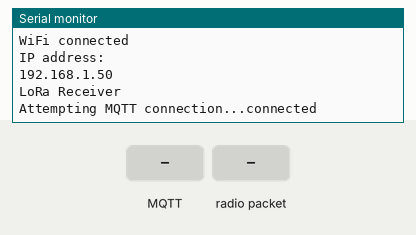
Simulated run of this sketch. Board: ESP32. On the bench: the last lines printed to the serial monitor. Inputs (shaded band) come from the test bench. WiFi joins after 1.5 s; servers stay silent unless stated; no radio packets arrive unless stated; no MQTT or app messages arrive unless stated.

Above: at 2.7 s.
2.8 s: MQTT message "esp32/output" arrives on the first subscribed topic
At 4.0 s:
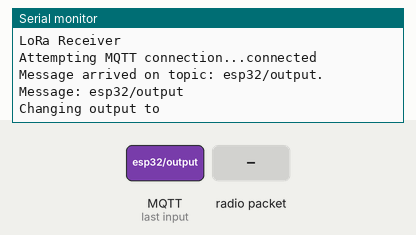
4.3 s: radio packet "esp32/output" arrives
At 5.1 s:
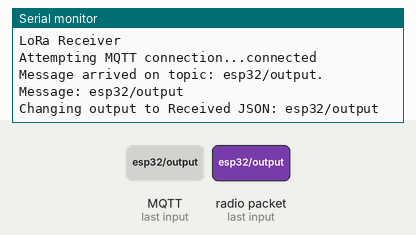
5.8 s: MQTT message "on" arrives on the first subscribed topic
At 6.2 s:
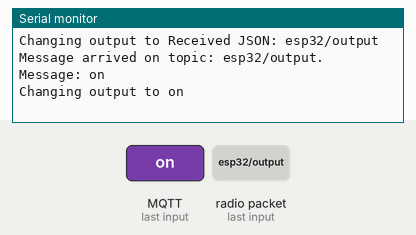
7.3 s: radio packet "on" arrives
At 8.5 s:
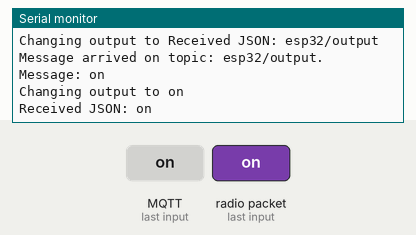
8.8 s: MQTT message "off" arrives on the first subscribed topic
At 9.7 s:
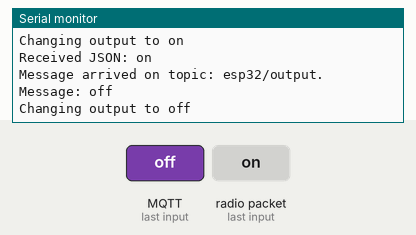
10.3 s: radio packet "off" arrives
At 10.9 s:
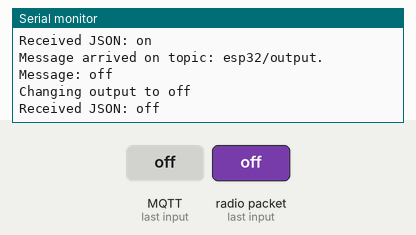

Measured:
- after the input at 2.8 s, the serial monitor: prints a new line at once (image 1)
- after the input at 4.3 s, the serial monitor: prints a new line at once (image 2)
- after the input at 5.8 s, the serial monitor: prints a new line at once (image 3)
- after the input at 7.3 s, the serial monitor: prints a new line at once (image 4)
- after the input at 8.8 s, the serial monitor: prints a new line at once (image 5)
- after the input at 10.3 s, the serial monitor: prints a new line at once (image 6)

The sketch:

recividorTBEAMmqtt.ino
```cpp
#include <ArduinoJson.h>      // Librería para manejar JSON, usada para organizar y leer datos.
#include <SPI.h>              // Protocolo de comunicación para LoRa.
#include <LoRa.h>             // Librería para manejar LoRa.
#include <WiFi.h>             // Librería para conectar el ESP32 a Wi-Fi.
#include <PubSubClient.h>     // Librería para trabajar con MQTT.
#include <Wire.h>             // Librería para comunicaciones entre dispositivos.

#define SCK 5                 // Pines para configurar el módulo LoRa.
#define MISO 19
#define MOSI 27
#define SS 18
#define RST 23
#define DIO0 26

int temp, humidity, light, airQuality, windSpeed;  // Variables para los valores de los sensores.
float pH;                                          // Variable para el pH.

const char* ssid = "iot_informatica";             // Nombre de la red Wi-Fi.
const char* password = "dragino-dragino";         // Contraseña de la red Wi-Fi.

const char* mqtt_server = "10.130.1.233";         // Dirección IP del servidor MQTT.

WiFiClient espClient;                             // Crea un objeto para la conexión Wi-Fi.
PubSubClient client(espClient);                   // Crea un cliente MQTT usando la conexión Wi-Fi.
long lastMsg = 0;                                 // Variable para manejar mensajes de tiempo.
char msg[50];                                     // Buffer para mensajes.
int value = 0;                                    // Variable temporal.
const int ledPin = 4;                             // Pin del LED que se puede controlar.

void setup() {
  Serial.begin(115200);                           // Inicia la comunicación en el puerto serie.
  setup_wifi();                                   // Llama a la función para conectar a Wi-Fi.
  client.setServer(mqtt_server, 1883);            // Configura el servidor MQTT.
  client.setCallback(callback);                   // Configura la función que se llama al recibir mensajes MQTT.
  while (!Serial);                                // Espera a que la conexión Serial esté lista.

  Serial.println("LoRa Receiver");                // Mensaje para indicar que el receptor LoRa está listo.
  LoRa.setPins(SS, RST, DIO0);                    // Configura los pines de LoRa.

  if (!LoRa.begin(915E6)) {                       // Inicia LoRa a una frecuencia de 915 MHz.
    Serial.println("Starting LoRa failed!");      // Mensaje de error si LoRa no inicia.
    while (1);                                    // Detiene el programa si hay error.
  }
}

void setup_wifi() {
  delay(10);                                      // Pausa breve.
  Serial.println();                               // Nueva línea en el monitor serie.
  Serial.print("Connecting to ");                 // Mensaje para mostrar red Wi-Fi.
  Serial.println(ssid);                           // Muestra el nombre de la red.

  WiFi.begin(ssid, password);                     // Inicia la conexión a Wi-Fi.

  while (WiFi.status() != WL_CONNECTED) {         // Espera hasta que se conecte a Wi-Fi.
    delay(500);                                   // Pausa breve mientras se conecta.
    Serial.print(".");                            // Muestra puntos mientras espera conexión.
  }

  Serial.println("");                             // Nueva línea.
  Serial.println("WiFi connected");               // Mensaje cuando está conectado.
  Serial.println("IP address: ");                 // Muestra la dirección IP obtenida.
  Serial.println(WiFi.localIP());
}

void callback(char* topic, byte* message, unsigned int length) {
  Serial.print("Message arrived on topic: ");     // Muestra el tema (topic) del mensaje recibido.
  Serial.print(topic);
  Serial.print(". Message: ");
  String messageTemp;

  for (int i = 0; i < length; i++) {              // Lee el mensaje carácter por carácter.
    Serial.print((char)message[i]);
    messageTemp += (char)message[i];              // Almacena el mensaje en una variable temporal.
  }
  Serial.println();

  if (String(topic) == "esp32/output") {          // Comprueba si el mensaje es para cambiar el LED.
    Serial.print("Changing output to ");
    if(messageTemp == "on"){                      // Si el mensaje es "on", enciende el LED.
      Serial.println("on");
      digitalWrite(ledPin, LOW);
    }
    else if(messageTemp == "off"){                // Si el mensaje es "off", apaga el LED.
      Serial.println("off");
      digitalWrite(ledPin, HIGH);
    }
  }
}

const char* mqtt_user = "esp32";                  // Usuario MQTT.
const char* mqtt_password = "esp32";              // Contraseña MQTT.
void reconnect() {
  while (!client.connected()) {                   // Mantiene la conexión a MQTT.
    Serial.print("Attempting MQTT connection...");
    if (client.connect("esp32",mqtt_user,mqtt_password)) {  // Intenta conectar.
      Serial.println("connected");                // Conectado a MQTT.
      client.subscribe("esp32/output");           // Se suscribe al tema para controlar el LED.
    } else {
      Serial.print("failed, rc=");
      Serial.print(client.state());               // Muestra el error y espera 5 segundos.
      Serial.println(" try again in 5 seconds");
      delay(5000);
    }
  }
}

void loop() {
  if (!client.connected()) {                      // Si no está conectado, intenta reconectar.
    reconnect();
  }
  client.loop();                                  // Mantiene la conexión MQTT activa.

  int packetSize = LoRa.parsePacket();            // Comprueba si llegó un paquete de datos.
  if (packetSize) {                               // Si hay un paquete de datos LoRa...
    String jsonStr;

    while (LoRa.available()) {                    // Lee los datos LoRa y los almacena como texto JSON.
      jsonStr += (char)LoRa.read();
    }
    Serial.print("Received JSON: ");
    Serial.println(jsonStr);

    StaticJsonDocument<200> lorajson;
    deserializeJson(lorajson, jsonStr);           // Convierte el texto JSON en un formato de datos.

    temp = lorajson["temp"];                      // Extrae valores de temperatura, humedad, luz, etc.
    humidity = lorajson["humidity"];
    light = lorajson["light"];
    airQuality = lorajson["airQuality"];
    windSpeed = lorajson["WindSpeed"];
    pH = lorajson["pH"];

  int* sensorValues[] = {&temp, &humidity, &light, &airQuality, &windSpeed}; // Valores enteros de sensores.
  float* intSensorValues[] = {&pH};                                         // Valor de pH.
  const char* mqttTopics[] = {"esp32/temperature","esp32/humidity","esp32/light","esp32/air_quality","esp32/wind_speed"};
  //Ciclo for para recorrer el arreglo con punteros de las valores y publicarlos en tu topic correspondiente. en este caso son los valores de tipo int
  for (int i = 0; i < sizeof(sensorValues) / sizeof(sensorValues[0]) ; i++) {
    char valueString[4]; // se prepara string para almacenar el valor en formato texto. Esta transformacion es necesaria para publicar en MQTT.
    dtostrf(*sensorValues[i], 1, 1, valueString); // Convierte el valor a texto.
    client.publish(mqttTopics[i], valueString);   // Publica cada valor en el tema correspondiente.
  }
  // Se publican los valores de pH de la misma manera pero se hace fuera del for debido a que el tipo de valor de pH es float
  char phString[4];
  dtostrf(pH, 1, 1, phString);
  client.publish("esp32/soil_ph", phString);      // Publica el valor de pH en su tema.
}
}
```
